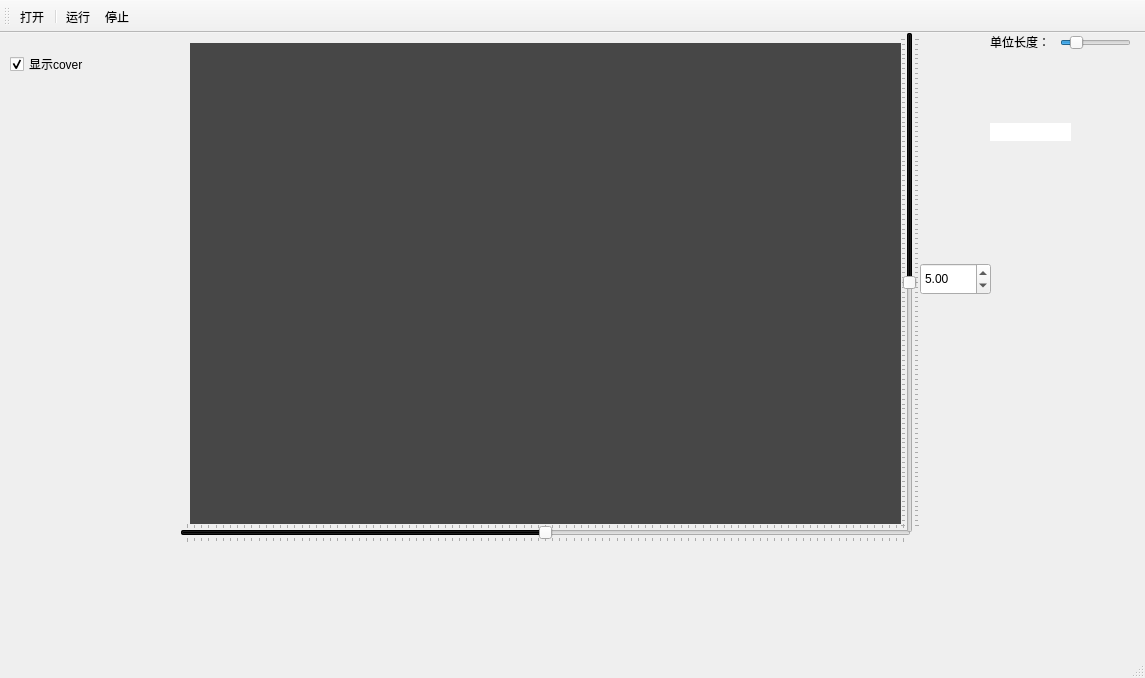
<?xml version="1.0" encoding="UTF-8"?>
<ui version="4.0">
 <class>MainWindow</class>
 <widget class="QMainWindow" name="MainWindow">
  <property name="geometry">
   <rect>
    <x>0</x>
    <y>0</y>
    <width>1145</width>
    <height>678</height>
   </rect>
  </property>
  <property name="windowTitle">
   <string>南水北调智能视频监控</string>
  </property>
  <property name="windowIcon">
   <iconset resource="resources.qrc">
    <normaloff>:/resources/images/nsbd.ico</normaloff>:/resources/images/nsbd.ico</iconset>
  </property>
  <widget class="QWidget" name="centralWidget">
   <widget class="QLabel" name="label_showFrame">
    <property name="geometry">
     <rect>
      <x>190</x>
      <y>10</y>
      <width>711</width>
      <height>481</height>
     </rect>
    </property>
    <property name="styleSheet">
     <string notr="true">background-color: rgb(71, 71, 71);</string>
    </property>
    <property name="text">
     <string/>
    </property>
   </widget>
   <widget class="QCheckBox" name="checkBox_showCover">
    <property name="geometry">
     <rect>
      <x>10</x>
      <y>20</y>
      <width>88</width>
      <height>22</height>
     </rect>
    </property>
    <property name="text">
     <string>显示cover</string>
    </property>
    <property name="checked">
     <bool>true</bool>
    </property>
   </widget>
   <widget class="QSlider" name="horizontalSlider_rule">
    <property name="geometry">
     <rect>
      <x>180</x>
      <y>490</y>
      <width>731</width>
      <height>20</height>
     </rect>
    </property>
    <property name="autoFillBackground">
     <bool>false</bool>
    </property>
    <property name="styleSheet">
     <string notr="true">color: rgb(-1,-1,-1);
selection-background-color: rgb(-1,-1,-1);
</string>
    </property>
    <property name="minimum">
     <number>0</number>
    </property>
    <property name="maximum">
     <number>1000</number>
    </property>
    <property name="singleStep">
     <number>10</number>
    </property>
    <property name="value">
     <number>500</number>
    </property>
    <property name="orientation">
     <enum>Qt::Horizontal</enum>
    </property>
    <property name="tickPosition">
     <enum>QSlider::TicksBothSides</enum>
    </property>
   </widget>
   <widget class="QSlider" name="verticalSlider_rule">
    <property name="geometry">
     <rect>
      <x>900</x>
      <y>-1</y>
      <width>20</width>
      <height>501</height>
     </rect>
    </property>
    <property name="styleSheet">
     <string notr="true">color: rgb(-1,-1,-1);
selection-background-color: rgb(-1,-1,-1);</string>
    </property>
    <property name="maximum">
     <number>1000</number>
    </property>
    <property name="singleStep">
     <number>10</number>
    </property>
    <property name="value">
     <number>500</number>
    </property>
    <property name="orientation">
     <enum>Qt::Vertical</enum>
    </property>
    <property name="invertedAppearance">
     <bool>true</bool>
    </property>
    <property name="invertedControls">
     <bool>true</bool>
    </property>
    <property name="tickPosition">
     <enum>QSlider::TicksBothSides</enum>
    </property>
   </widget>
   <widget class="QDoubleSpinBox" name="doubleSpinBox_waterLevelValue">
    <property name="geometry">
     <rect>
      <x>920</x>
      <y>230</y>
      <width>71</width>
      <height>32</height>
     </rect>
    </property>
    <property name="value">
     <double>5.000000000000000</double>
    </property>
   </widget>
   <widget class="QLabel" name="label_2">
    <property name="geometry">
     <rect>
      <x>990</x>
      <y>0</y>
      <width>71</width>
      <height>18</height>
     </rect>
    </property>
    <property name="text">
     <string>单位长度：</string>
    </property>
   </widget>
   <widget class="QSlider" name="horizontalSlider_unitPix">
    <property name="geometry">
     <rect>
      <x>1060</x>
      <y>0</y>
      <width>71</width>
      <height>20</height>
     </rect>
    </property>
    <property name="maximum">
     <number>600</number>
    </property>
    <property name="value">
     <number>100</number>
    </property>
    <property name="orientation">
     <enum>Qt::Horizontal</enum>
    </property>
   </widget>
   <widget class="QLabel" name="label">
    <property name="geometry">
     <rect>
      <x>990</x>
      <y>90</y>
      <width>81</width>
      <height>18</height>
     </rect>
    </property>
    <property name="styleSheet">
     <string notr="true">background-color: rgb(255, 255, 255);</string>
    </property>
    <property name="text">
     <string/>
    </property>
   </widget>
  </widget>
  <widget class="QMenuBar" name="menuBar">
   <property name="geometry">
    <rect>
     <x>0</x>
     <y>0</y>
     <width>1145</width>
     <height>30</height>
    </rect>
   </property>
  </widget>
  <widget class="QToolBar" name="mainToolBar">
   <attribute name="toolBarArea">
    <enum>TopToolBarArea</enum>
   </attribute>
   <attribute name="toolBarBreak">
    <bool>false</bool>
   </attribute>
   <addaction name="action_open"/>
   <addaction name="separator"/>
   <addaction name="action_run"/>
   <addaction name="action_stop"/>
  </widget>
  <widget class="QStatusBar" name="statusBar"/>
  <action name="action_open">
   <property name="icon">
    <iconset resource="resources.qrc">
     <normaloff>:/resources/images/document-open.png</normaloff>:/resources/images/document-open.png</iconset>
   </property>
   <property name="text">
    <string>打开</string>
   </property>
   <property name="toolTip">
    <string>打开视频文件</string>
   </property>
  </action>
  <action name="action_run">
   <property name="icon">
    <iconset resource="resources.qrc">
     <normaloff>:/resources/images/media-playback-start-symbolic.svg</normaloff>:/resources/images/media-playback-start-symbolic.svg</iconset>
   </property>
   <property name="text">
    <string>运行</string>
   </property>
   <property name="toolTip">
    <string>运行</string>
   </property>
  </action>
  <action name="action_stop">
   <property name="icon">
    <iconset resource="resources.qrc">
     <normaloff>:/resources/images/media-playback-pause-symbolic.svg</normaloff>:/resources/images/media-playback-pause-symbolic.svg</iconset>
   </property>
   <property name="text">
    <string>停止</string>
   </property>
   <property name="toolTip">
    <string>停止</string>
   </property>
  </action>
 </widget>
 <layoutdefault spacing="6" margin="11"/>
 <resources>
  <include location="resources.qrc"/>
 </resources>
 <connections/>
</ui>
